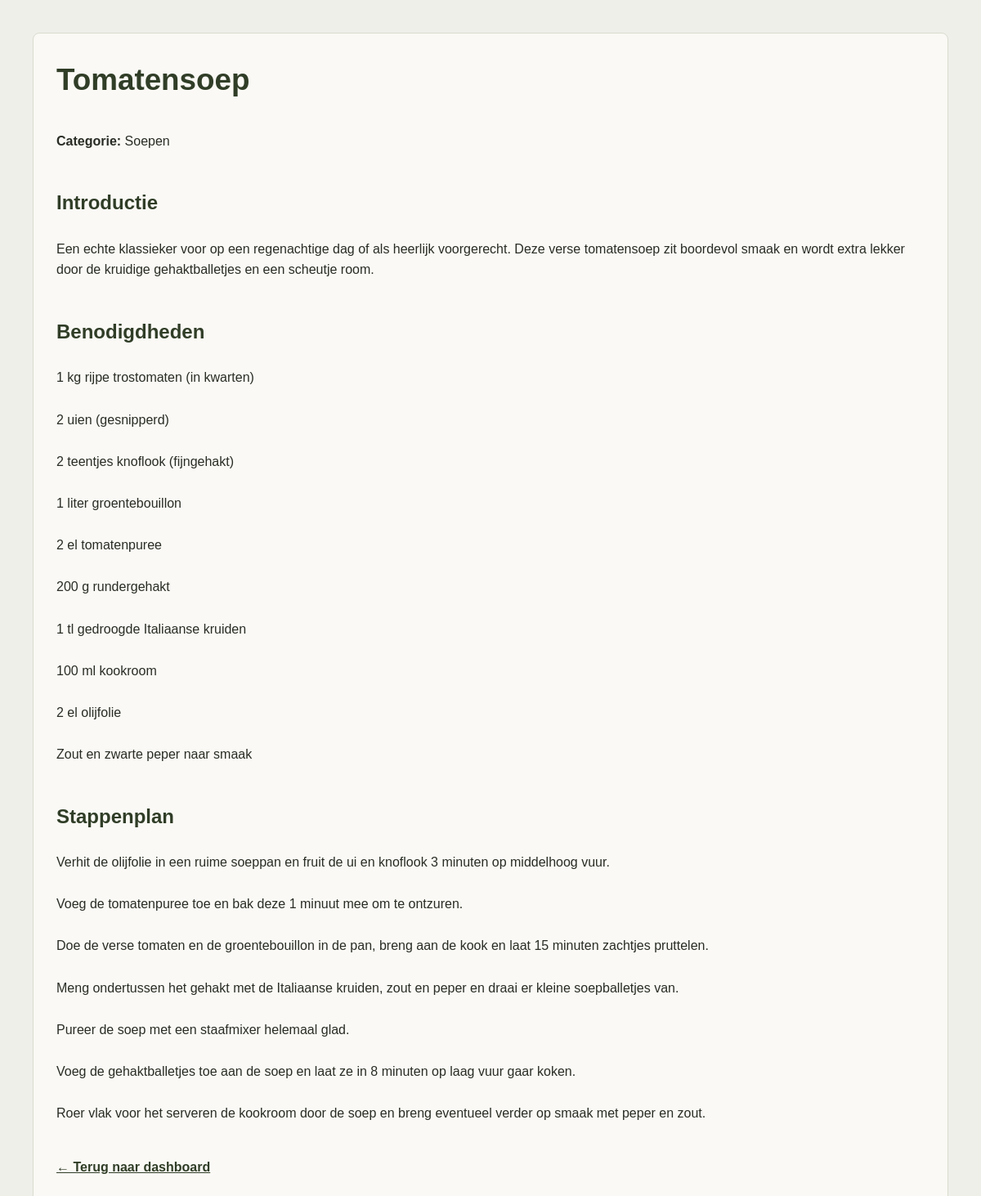
Page /dashboard/Read/index.php?id=24 on the committed database.
### tables this page shows
CREATE TABLE "CRUD"
(
    ID           integer         not null
        constraint Primary_Key
            primary key autoincrement,
    Name         TEXT            not null,
    Categorie    TEXT            not null,
    Benodigheden TEXT            not null,
    Voorstuk     TEXT            not null,
    StappenPlan  TEXT            not null,
    Image        TEXT default '' not null
);

### dashboard/Read/index.php (the view, shortened to what this page needs)
<?php
require_once __DIR__ . '/../../database.php';
$id = filter_input(INPUT_GET, 'id', FILTER_VALIDATE_INT);
$query = $db->prepare('SELECT * FROM CRUD WHERE ID = :id');
$query->execute(['id' => $id]);
$recipe = $query->fetch();
?>
<!doctype html>
<html lang="nl">
<head><meta charset="UTF-8"><meta name="viewport" content="width=device-width, initial-scale=1.0"><title><?= htmlspecialchars($recipe['Name']) ?></title><link rel="stylesheet" href="../dashboard.css"></head>
<body>
<main class="dashboard-shell"><div class="panel recipe-view">
    <h1><?= htmlspecialchars($recipe['Name']) ?></h1>
    <p><strong>Categorie:</strong> <?= htmlspecialchars($recipe['Categorie']) ?></p>
    <h2>Introductie</h2><p><?= nl2br(htmlspecialchars($recipe['Voorstuk'])) ?></p>
    <h2>Benodigdheden</h2><p><?= nl2br(htmlspecialchars($recipe['Benodigheden'])) ?></p>
    <h2>Stappenplan</h2><p><?= nl2br(htmlspecialchars($recipe['StappenPlan'])) ?></p>
    <p><a href="../index.php">← Terug naar dashboard</a></p>
</div></main>
</body>
</html>

### dashboard/dashboard.css (style rules this page uses)
:root { --forest: #415231; --forest-dark: #303d27; --sage: #a5b18f; --cream: #f7f4ec; --ink: #292d25; --line: #d9ddcf; }
* { box-sizing: border-box; }
body { margin: 0; min-height: 100vh; color: var(--ink); background: #eeefe9; font-family: Arial, Helvetica, sans-serif; }
.dashboard-shell { width: min(1120px, calc(100% - 32px)); margin: 0 auto; padding: 40px 0 60px; }
h1 { margin: 0 0 8px; color: var(--forest-dark); font-size: 2.3rem; }
h2 { color: var(--forest-dark); }
a { color: var(--forest-dark); font-weight: 600; }
.panel { padding: 28px; border: 1px solid var(--line); border-radius: 8px; background: #faf9f5; }
.recipe-view { display: grid; gap: 8px; line-height: 1.6; }
.recipe-view h2 { margin: 20px 0 0; }
.recipe-view p { white-space: pre-line; }

### rows in the picture
crud: Name "Tomatensoep", Categorie "Soepen", Voorstuk "Een echte klassieker voor op een regenachtige dag of als heerlijk voorgerecht. Deze verse tomatensoep zit boordevol smaak en wordt extra lekker door de kruidige gehaktballetjes en een scheutje room.", Benodigheden "1 kg rijpe trostomaten (in kwarten) 2 uien (gesnipperd) 2 teentjes knoflook (fijngehakt) 1 liter groentebouillon 2 el tomatenpuree 200 g rundergehakt 1 tl gedroogde Italiaanse kruiden 100 ml kookroom 2 el olijfolie Zout en zwarte peper naar smaak", StappenPlan "Verhit de olijfolie in een ruime soeppan en fruit de ui en knoflook 3 minuten op middelhoog vuur. Voeg de tomatenpuree toe en bak deze 1 minuut mee om te ontzuren. Doe de verse tomaten en de groentebouillon in de pan, breng aan de kook en laat 15 minuten zachtjes pruttelen. Meng ondertussen het gehakt met de Italiaanse kruiden, zout en peper en draai er kleine soepballetjes van. Pureer de soep met een staafmixer helemaal glad. Voeg de gehaktballetjes toe aan de soep en laat ze in 8 minuten op laag vuur gaar koken. Roer vlak voor het serveren de kookroom door de soep en breng eventueel verder op smaak met peper en zout."
